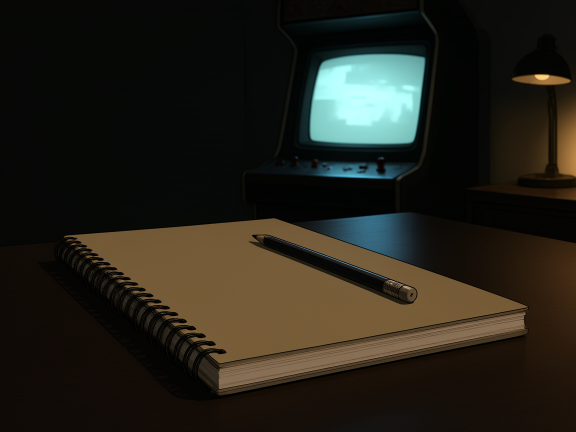
#> input picture slide-decks/img-gen/descartados/c10-base-v1-lapis-na-capa.png, 1152 x 864 px (shown at 1/2 size)
$ python marcas_contagem.py --img descartados/c10-base-v1-lapis-na-capa.png --out out.png
#> lines starting #> are read from the running program, lines starting #| are printed output that depends on the picture; after the words box and inside, x2 and y2 are one past the last pixel; in counts of white or black regions, pixels touching at a corner belong together
#!/usr/bin/env python3
"""Desenha marcas de contagem (tallies) numa pagina de caderno gerada vazia.

Por que isto existe: o gerador de imagem nao conta. Pedir "dois blocos QUASE
iguais, com a diferenca pequena circulada" produz marcas aleatorias e um circulo
vermelho em lugar nenhum. Entao a cena (caderno vazio, luz de luminaria) vem do
gerador e as marcas vem de codigo -- assim a diferenca e exatamente a que a
cartela precisa mostrar.

Uso:
  python marcas-contagem.py --img base.png --out saida.png [--esq 40] [--extras 2]
"""
import argparse
import math
import random

from PIL import Image, ImageDraw, ImageFilter


def pagina(img):
    """Retangulo da pagina: faixa clara e pouco saturada no miolo da imagem."""
    import numpy as np

    a = np.asarray(img.convert("HSV"))
    h, w = a.shape[:2]
    claro = (a[:, :, 2] > 120) & (a[:, :, 1] < 110)
    claro[: int(h * 0.04)] = False
    claro[int(h * 0.96):] = False
    claro[:, : int(w * 0.04)] = False
    claro[:, int(w * 0.96):] = False
    linhas = np.where(claro.sum(axis=1) > w * 0.25)[0]
    colunas = np.where(claro.sum(axis=0) > h * 0.25)[0]
    if len(linhas) < 10 or len(colunas) < 10:
        return int(w * 0.12), int(h * 0.12), int(w * 0.88), int(h * 0.88)
    return int(colunas[0]), int(linhas[0]), int(colunas[-1]), int(linhas[-1])


def traco(d, x0, y0, x1, y1, cor, largura, acaso, tremor=1.6):
    """Linha levemente torta, como lapis."""
    passos = max(2, int(math.dist((x0, y0), (x1, y1)) / 9))
    pontos = []
    for i in range(passos + 1):
        t = i / passos
        pontos.append((x0 + (x1 - x0) * t + acaso.uniform(-tremor, tremor),
                       y0 + (y1 - y0) * t + acaso.uniform(-tremor, tremor)))
    d.line(pontos, fill=cor, width=largura, joint="curve")


class Grade:
    """Posicao de cada marca: linhas de grupos de cinco, quebrando no fim da coluna."""

    def __init__(self, x, y, largura, altura, passo_linha):
        self.x, self.y = x, y
        self.altura = altura
        self.passo = altura * 0.20
        self.grupo = self.passo * 4 + self.passo * 0.9
        self.por_linha = max(1, int(largura // self.grupo))
        self.passo_linha = passo_linha

    def pos(self, i):
        n = self.por_linha * 5
        linha, col = divmod(i, n)
        grupo, dentro = divmod(col, 5)
        return (self.x + grupo * self.grupo + dentro * self.passo,
                self.y + linha * (self.altura + self.passo_linha),
                dentro)


def desenhar(d, grade, quantos, cor, acaso):
    """Marca por marca; a quinta de cada grupo fecha com a diagonal."""
    for i in range(quantos):
        x, y, dentro = grade.pos(i)
        if dentro == 4:
            traco(d, x - grade.passo * 4.45, y + grade.altura * 0.94,
                  x + grade.passo * 0.45, y + grade.altura * 0.16,
                  cor, 4, acaso, tremor=2.2)
        inclina = acaso.uniform(-1.8, 1.8)
        dx = acaso.uniform(-1.2, 1.2)
        traco(d, x + dx, y + abs(inclina),
              x + dx + inclina, y + grade.altura - abs(inclina),
              cor, 3, acaso)


def circulo(d, cx, cy, rx, ry, cor, acaso, largura=4):
    """Elipse a mao livre: o raio varia ao longo da volta."""
    pontos = []
    voltas = 96
    for i in range(voltas + 1):
        a = 2 * math.pi * i / voltas
        r = 1 + acaso.uniform(-0.035, 0.035)
        pontos.append((cx + math.cos(a) * rx * r, cy + math.sin(a) * ry * r))
    d.line(pontos, fill=cor, width=largura, joint="curve")


def queimar(base, camada, semente=7):
    """Compoe a camada por MULTIPLICACAO, com grao de papel.

    Grafite nao cobre o papel: escurece, e falha onde o dente do papel nao pega.
    Com alfa o traco vira adesivo por cima da imagem gerada e denuncia o codigo;
    multiplicando e quebrando a opacidade com um grao, o risco acompanha a
    sombra e a textura do papel, como lapis de verdade.
    """
    import numpy as np

    b = np.asarray(base.convert("RGB"), dtype=np.float32) / 255.0
    c = np.asarray(camada, dtype=np.float32) / 255.0
    alfa = c[:, :, 3:4]

    rng = np.random.default_rng(semente)
    h, w = alfa.shape[:2]
    # dois graos: um fino (dente do papel) e um grosso (pressao da mao)
    fino = rng.normal(1.0, 0.18, (h, w)).clip(0.35, 1.25)[:, :, None]
    grosso = Image.fromarray((rng.normal(1.0, 0.10, (h // 8, w // 8)).clip(0.6, 1.3)
                              * 128).astype("uint8")).resize((w, h), Image.BICUBIC)
    grosso = (np.asarray(grosso, dtype=np.float32) / 128.0)[:, :, None]

    alfa = (alfa * fino * grosso).clip(0.0, 1.0)
    pintado = b * c[:, :, :3]
    saida = b * (1.0 - alfa) + pintado * alfa
    return Image.fromarray((saida * 255.0).clip(0, 255).astype("uint8"))


def main():
    p = argparse.ArgumentParser()
    p.add_argument("--img", required=True)
    p.add_argument("--out", required=True)
    p.add_argument("--esq", type=int, default=40)
    p.add_argument("--extras", type=int, default=2)
    p.add_argument("--semente", type=int, default=7)
    p.add_argument("--espaco-extra", type=float, default=1.9)
    p.add_argument("--giro", type=float, default=0.0,
                   help="graus: gira as marcas junto com a pagina fotografada")
    args = p.parse_args()

    acaso = random.Random(args.semente)
    base = Image.open(args.img).convert("RGB")
    x0, y0, x1, y1 = pagina(base)
#> in pagina, `a = np.asarray(img.convert("HSV"))`:
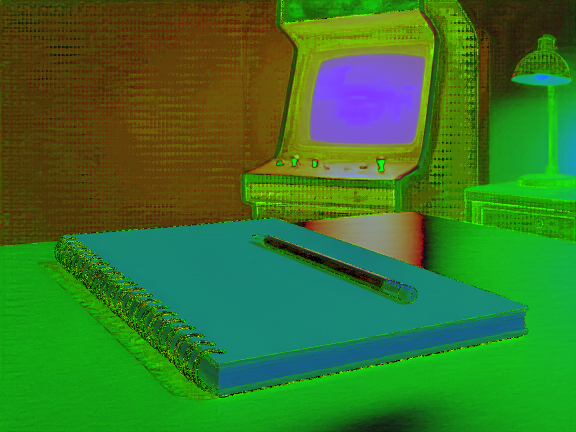
#> a: shape (864, 1152, 3) (shown at 1/2 size); mean R, G, B 55, 118.6, 41.1
#> in pagina, `claro = (a[:, :, 2] > 120) & (a[:, :, 1] < 110)`:
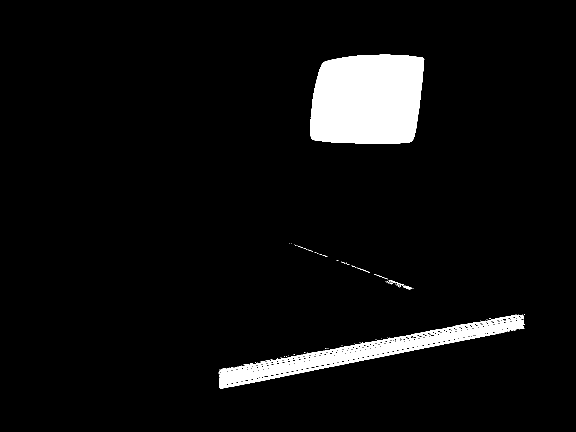
#> claro: shape (864, 1152) bool (shown at 1/2 size); 5.4% white; 77 white regions (67 under 20 px), largest, box (x1, y1, x2, y2) and area: (621, 109, 849, 287) 36411, (437, 634, 1049, 778) 14529, (437, 629, 1047, 746) 2374
#> in pagina, `linhas = np.where(claro.sum(axis=1) > w * 0.25)[0]`: linhas = empty array
#> x0 = 138; y0 = 103; x1 = 1013; y1 = 760
    largura, altura_pag = x1 - x0, y1 - y0
#> largura = 875; altura_pag = 657

    camada = Image.new("RGBA", base.size, (0, 0, 0, 0))
#> camada: PIL image 1152x864 RGBA; every value is 0
    d = ImageDraw.Draw(camada)
    grafite = (96, 92, 86, 200)
    vermelho = (168, 46, 38, 210)

    altura_marca = altura_pag * 0.075
#> altura_marca = 49.27
    topo = y0 + altura_pag * 0.17
#> topo = 214.7
    passo_linha = altura_marca * 0.85
#> passo_linha = 41.88
    coluna_larg = largura * 0.36
#> coluna_larg = 315
    esq_x = x0 + largura * 0.06
#> esq_x = 190.5
    dir_x = x0 + largura * 0.55
#> dir_x = 619.2

    # uma regua de lapis separando as duas colunas (nada nas bordas: linha de
    # margem nas duas pontas le como caderno pautado, e o papel aqui e liso)
    bx = x0 + largura * 0.53
#> bx = 601.8
    traco(d, bx, topo - altura_marca, bx, y1 - altura_pag * 0.10,
          (118, 112, 104, 130), 2, acaso, tremor=1.0)
#> in traco, `passos = max(2, int(math.dist((x0, y0), (x1, y1)) / 9))`: passos = 58
#> the loop in traco, `for i in range(passos + 1):` made 59 passes
#> t on passes 1 to 12: 0, 0.0172, 0.0345, 0.0517, 0.069, 0.0862, 0.103, 0.121, 0.138, 0.155, 0.172, 0.19
#> after the loop in traco, `for i in range(passos + 1):`: pontos = 59 pairs, first value 600.8 to 602.7, second value 164.7 to 694.9

    ge = Grade(esq_x, topo, coluna_larg, altura_marca, passo_linha)
#> in __init__, `self.x, self.y = x, y`: self.x = 190.5; self.y = 214.7
#> in __init__, `self.altura = altura`: self.altura = 49.27
#> in __init__, `self.passo = altura * 0.20`: self.passo = 9.86
#> in __init__, `self.grupo = self.passo * 4 + self.passo * 0.9`: self.grupo = 48.29
#> in __init__, `self.por_linha = max(1, int(largura // self.grupo))`: self.por_linha = 6
#> in __init__, `self.passo_linha = passo_linha`: self.passo_linha = 41.88
    gd = Grade(dir_x, topo, coluna_larg, altura_marca, passo_linha)

    desenhar(d, ge, args.esq, grafite, acaso)
#> the loop in desenhar, `for i in range(quantos):` made 40 passes
#> (linha in pos, col in pos, grupo in pos, dentro, x, y) on passes 1 to 12: (0, 0, 0, 0, 190.5, 214.7), (0, 1, 0, 1, 200.4, 214.7), (0, 2, 0, 2, 210.2, 214.7), (0, 3, 0, 3, 220.1, 214.7), (0, 4, 0, 4, 229.9, 214.7), (0, 5, 1, 0, 238.8, 214.7), (0, 6, 1, 1, 248.6, 214.7), (0, 7, 1, 2, 258.5, 214.7), (0, 8, 1, 3, 268.4, 214.7), (0, 9, 1, 4, 278.2, 214.7), (0, 10, 2, 0, 287.1, 214.7), (0, 11, 2, 1, 296.9, 214.7)
    desenhar(d, gd, args.esq, grafite, acaso)
#> the loop in desenhar (call 2), `for i in range(quantos):` made 40 passes
#> (linha in pos, col in pos, grupo in pos, dentro, x, y) on passes 1 to 12: (0, 0, 0, 0, 619.2, 214.7), (0, 1, 0, 1, 629.1, 214.7), (0, 2, 0, 2, 639, 214.7), (0, 3, 0, 3, 648.8, 214.7), (0, 4, 0, 4, 658.7, 214.7), (0, 5, 1, 0, 667.5, 214.7), (0, 6, 1, 1, 677.4, 214.7), (0, 7, 1, 2, 687.2, 214.7), (0, 8, 1, 3, 697.1, 214.7), (0, 9, 1, 4, 707, 214.7), (0, 10, 2, 0, 715.8, 214.7), (0, 11, 2, 1, 725.7, 214.7)

    # as marcas extras ficam mais ESPACADAS que o normal: com o passo do grupo
    # (10 px) as duas colam e o circulo le como um risco so.
    esq_extra = gd.passo * args.espaco_extra
    x0x, y0x, _ = gd.pos(args.esq)
    xs, ys = [], []
    for i in range(args.extras):
        x = x0x + i * esq_extra
        inclina = acaso.uniform(-1.8, 1.8)
        dx = acaso.uniform(-1.2, 1.2)
        traco(d, x + dx, y0x + abs(inclina),
              x + dx + inclina, y0x + altura_marca - abs(inclina),
              grafite, 3, acaso)
        xs += [x, x + esq_extra]
        ys += [y0x, y0x + altura_marca]
    xs = xs[:-1]  # a ultima posicao ja e o fim da ultima marca

    # circulo vermelho apenas em volta das marcas extras
    cx, cy = (min(xs) + max(xs)) / 2, (min(ys) + max(ys)) / 2
    circulo(d, cx, cy, (max(xs) - min(xs)) / 2 + gd.passo * 0.9,
            (max(ys) - min(ys)) / 2 + altura_marca * 0.32, vermelho, acaso)

    if args.giro:
        centro = ((x0 + x1) / 2, (y0 + y1) / 2)
        camada = camada.rotate(args.giro, resample=Image.BICUBIC, center=centro)

    camada = camada.filter(ImageFilter.GaussianBlur(0.55))
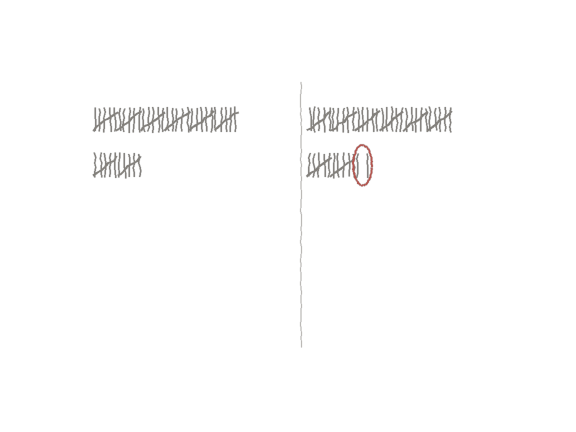
#> camada: PIL image 1152x864 RGBA (shown at 1/2 size); mean R, G, B, A 1.6, 1.5, 1.4, 3.2; transparent parts drawn white
    saida = queimar(base, camada, args.semente)
#> in queimar, `alfa = c[:, :, 3:4]`:
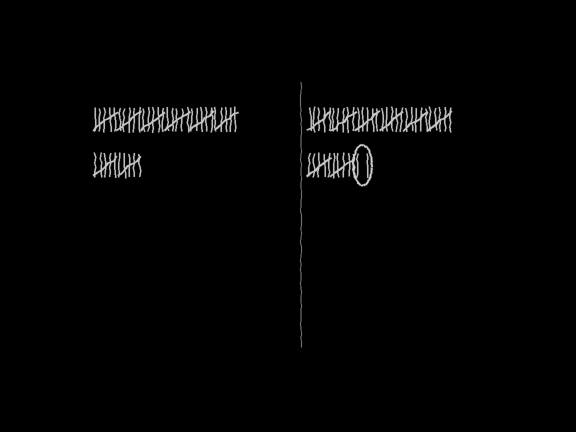
#> alfa: shape (864, 1152, 1) float32 (shown at 1/2 size); min 0, max 0.824, mean 0.0125
#> in queimar, `grosso = Image.fromarray((rng.normal(1.0, 0.10, (h // 8, w // 8)).clip..`:
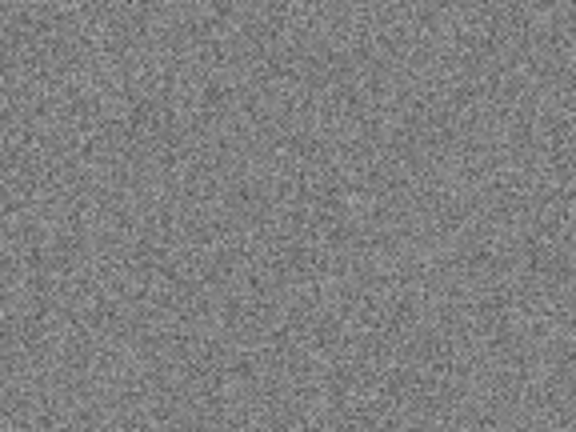
#> grosso: PIL image 1152x864 L (shown at 1/2 size); min 70, max 171, mean 127.4
#> in queimar, `grosso = (np.asarray(grosso, dtype=np.float32) / 128.0)[:, :, None]`:
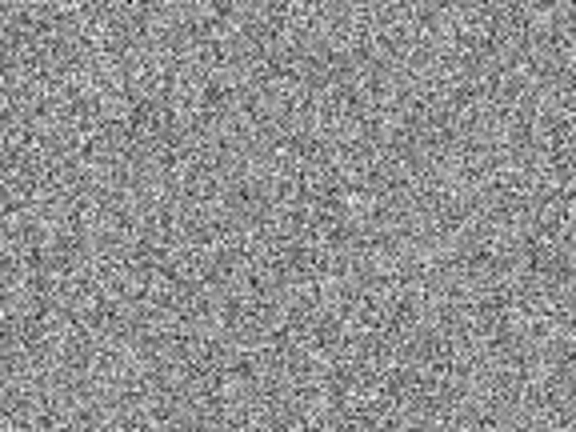
#> grosso: shape (864, 1152, 1) float32 (shown at 1/2 size); min 0.547, max 1.34, mean 0.996; drawn with min black and max white
#> in queimar, `pintado = b * c[:, :, :3]`:
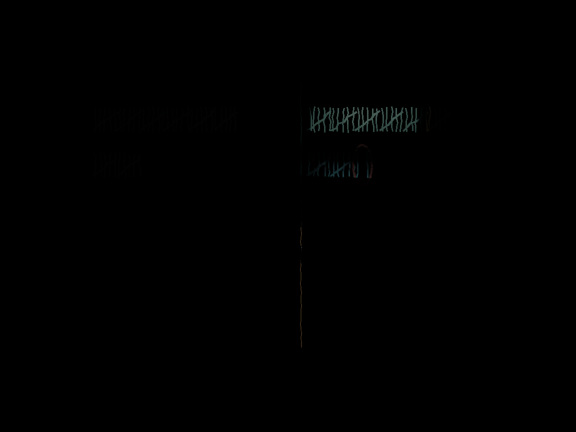
#> pintado: shape (864, 1152, 3) float32 (shown at 1/2 size); mean R, G, B 0.00121, 0.00166, 0.00151
    saida.save(args.out)
    print(f"ok {args.out} pagina=({x0},{y0},{x1},{y1}) esq={args.esq} "
          f"dir={args.esq + args.extras} por_linha={ge.por_linha}")
#| ok out.png pagina=(138,103,1013,760) esq=40 dir=42 por_linha=6


if __name__ == "__main__":
    main()

$ run again, on slide-decks/img-gen/descartados/c10-fecho-v2-interrogacao-codigo.png
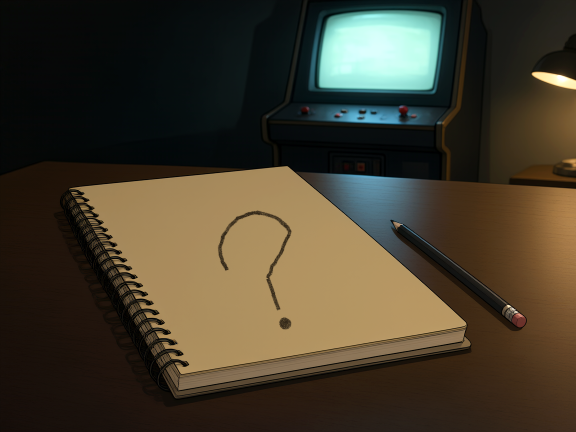
#> input picture slide-decks/img-gen/descartados/c10-fecho-v2-interrogacao-codigo.png, 1152 x 864 px (shown at 1/2 size)
#> in main, base is the input picture: PIL image 1152x864 RGB; mean R, G, B 68.5, 60.8, 44.6
#> in pagina, `claro[:, int(w * 0.96):] = False`:
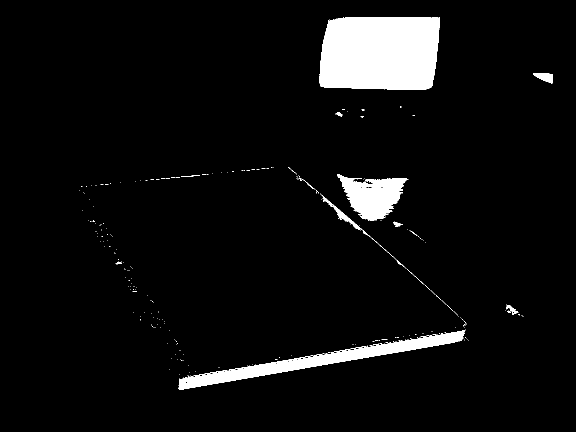
#> claro: shape (864, 1152) bool (shown at 1/2 size); 5.5% white; 258 white regions (240 under 20 px), largest, box (x1, y1, x2, y2) and area: (639, 34, 880, 179) 32583, (357, 659, 931, 780) 11738, (674, 349, 817, 442) 7315
#> linhas = empty array
#> colunas = 98 values from 700 to 797
#> x0 = 138; y0 = 103; x1 = 1013; y1 = 760
#> largura = 875; altura_pag = 657
#> altura_marca = 49.27
#> topo = 214.7
#> passo_linha = 41.88
#> coluna_larg = 315
#> esq_x = 190.5
#> dir_x = 619.2
#> bx = 601.8
#> passos = 58
#> the loop in traco, `for i in range(passos + 1):` made 59 passes
#> t on passes 1 to 8: 0, 0.0172, 0.0345, 0.0517, 0.069, 0.0862, 0.103, 0.121
#> after the loop in traco, `for i in range(passos + 1):`: pontos = 59 pairs, first value 600.8 to 602.7, second value 164.7 to 694.9
#> self.x = 190.5; self.y = 214.7
#> self.altura = 49.27
#> self.passo = 9.86
#> self.grupo = 48.29
#> self.por_linha = 6
#> self.passo_linha = 41.88
#> the loop in desenhar, `for i in range(quantos):` made 40 passes
#> (linha in pos, col in pos, grupo in pos, dentro, x, y) on passes 1 to 8: (0, 0, 0, 0, 190.5, 214.7), (0, 1, 0, 1, 200.4, 214.7), (0, 2, 0, 2, 210.2, 214.7), (0, 3, 0, 3, 220.1, 214.7), (0, 4, 0, 4, 229.9, 214.7), (0, 5, 1, 0, 238.8, 214.7), (0, 6, 1, 1, 248.6, 214.7), (0, 7, 1, 2, 258.5, 214.7)
#> the loop in desenhar (call 2), `for i in range(quantos):` made 40 passes
#> (linha in pos, col in pos, grupo in pos, dentro, x, y) on passes 1 to 8: (0, 0, 0, 0, 619.2, 214.7), (0, 1, 0, 1, 629.1, 214.7), (0, 2, 0, 2, 639, 214.7), (0, 3, 0, 3, 648.8, 214.7), (0, 4, 0, 4, 658.7, 214.7), (0, 5, 1, 0, 667.5, 214.7), (0, 6, 1, 1, 677.4, 214.7), (0, 7, 1, 2, 687.2, 214.7)
#> in queimar, `pintado = b * c[:, :, :3]`:
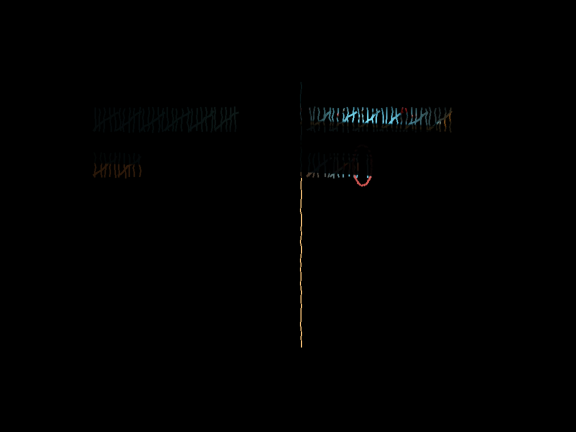
#> pintado: shape (864, 1152, 3) float32 (shown at 1/2 size); mean R, G, B 0.000729, 0.000875, 0.00082; drawn with min black and max white
#| ok out.png pagina=(138,103,1013,760) esq=40 dir=42 por_linha=6

$ run again, on slide-decks/img-gen/descartados/c10-fecho-v3-interrogacao-flux.png
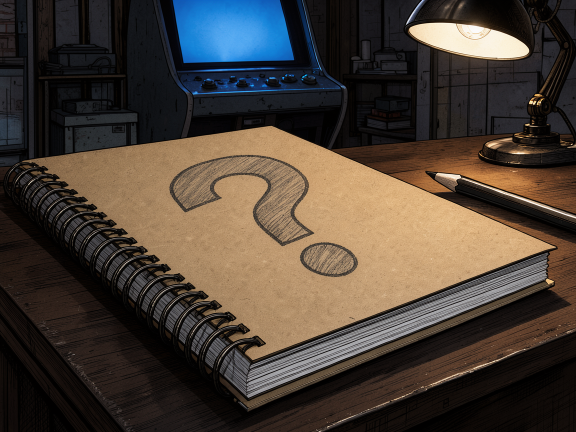
#> input picture slide-decks/img-gen/descartados/c10-fecho-v3-interrogacao-flux.png, 1152 x 864 px (shown at 1/2 size)
#> in main, base is the input picture: PIL image 1152x864 RGB; mean R, G, B 73.5, 63.4, 54.5
#> in pagina, `claro[:, int(w * 0.96):] = False`:
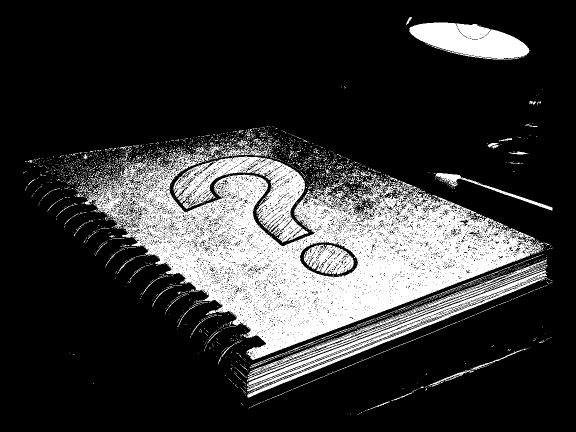
#> claro: shape (864, 1152) bool (shown at 1/2 size); 21.2% white; 2493 white regions (2384 under 20 px), largest, box (x1, y1, x2, y2) and area: (169, 290, 1086, 720) 145376, (347, 312, 617, 485) 15650, (494, 541, 1094, 795) 11586
#> linhas = 322 values from 329 to 653
#> colunas = 566 values from 371 to 950
#> x0 = 371; y0 = 329; x1 = 950; y1 = 653
#> largura = 579; altura_pag = 324
#> altura_marca = 24.3
#> topo = 384.1
#> passo_linha = 20.66
#> coluna_larg = 208.4
#> esq_x = 405.7
#> dir_x = 689.5
#> bx = 677.9
#> passos = 28
#> the loop in traco, `for i in range(passos + 1):` made 29 passes
#> t on passes 1 to 8: 0, 0.0357, 0.0714, 0.107, 0.143, 0.179, 0.214, 0.25
#> after the loop in traco, `for i in range(passos + 1):`: pontos = 29 pairs, first value 676.9 to 678.8, second value 359.1 to 620.9
#> self.x = 405.7; self.y = 384.1
#> self.altura = 24.3
#> self.passo = 4.86
#> self.grupo = 23.81
#> self.por_linha = 8
#> self.passo_linha = 20.66
#> the loop in desenhar, `for i in range(quantos):` made 40 passes
#> (grupo in pos, dentro, x) on passes 1 to 8: (0, 0, 405.7), (0, 1, 410.6), (0, 2, 415.5), (0, 3, 420.3), (0, 4, 425.2), (1, 0, 429.6), (1, 1, 434.4), (1, 2, 439.3)
#> the loop in desenhar (call 2), `for i in range(quantos):` made 40 passes
#> (grupo in pos, dentro, x) on passes 1 to 8: (0, 0, 689.5), (0, 1, 694.3), (0, 2, 699.2), (0, 3, 704), (0, 4, 708.9), (1, 0, 713.3), (1, 1, 718.1), (1, 2, 723)
#> esq_extra = 9.23
#> x0x = 689.5; y0x = 429
#> the loop in main, `for i in range(args.extras):` made 2 passes
#> (x, xs) on pass 1: (689.5, [689.5, 698.7])
#> in queimar, `alfa = c[:, :, 3:4]`:
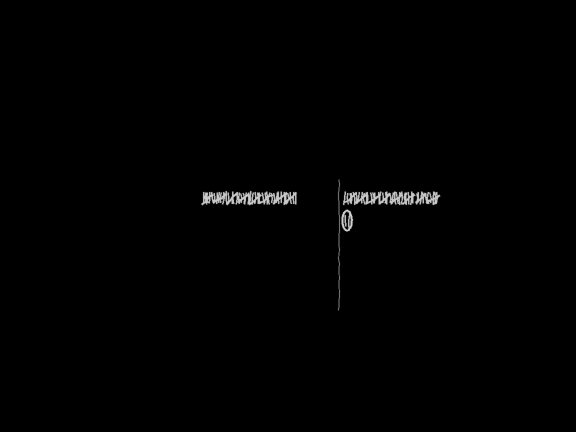
#> alfa: shape (864, 1152, 1) float32 (shown at 1/2 size); min 0, max 0.824, mean 0.00552
#| ok out.png pagina=(371,329,950,653) esq=40 dir=42 por_linha=8
